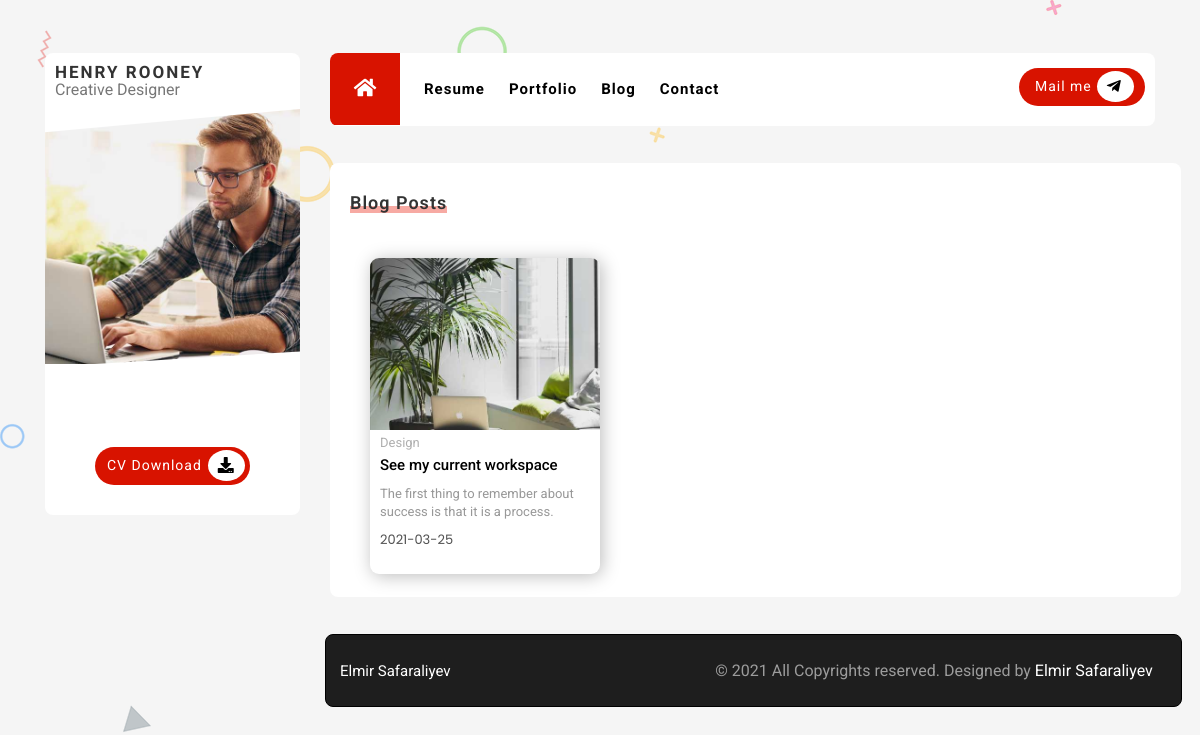
/blog, run on an earlier commit of the app's database.
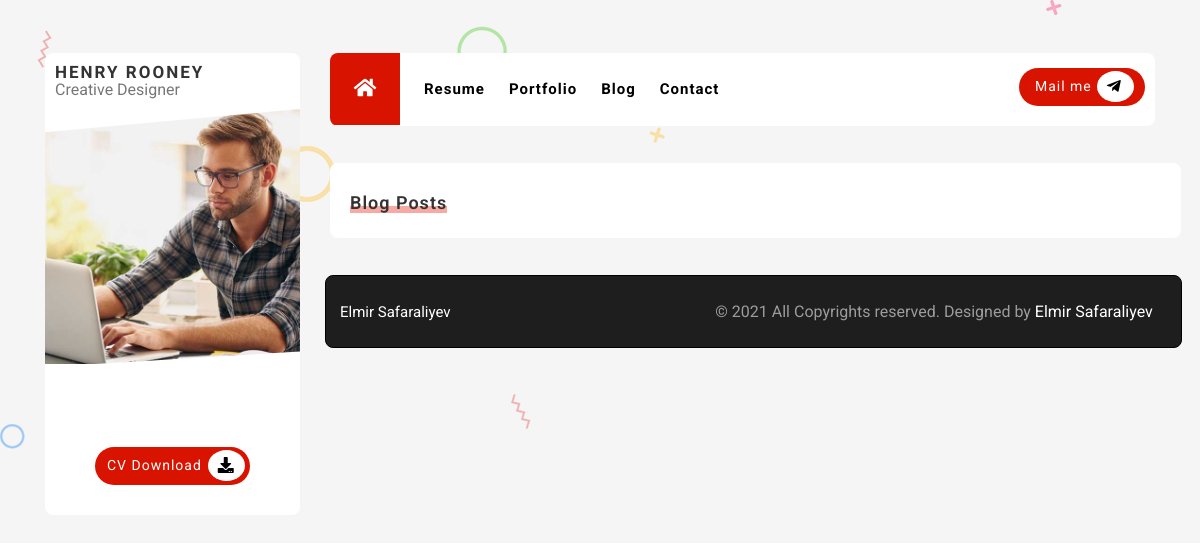
And on a later commit of the database.
### PROJECT/data.py (models this page shows)
class BlogPost(db.Model):
    __tablename__="BlogPost"
    id=db.Column(db.Integer,primary_key=True)
    url=db.Column(db.String(50))
    title=db.Column(db.String(50))
    subtitle=db.Column(db.String(50))
    img=db.Column(db.String(120))
    date=db.Column(db.Date)
    tag=db.Column(db.String(120))
    content=db.Column(db.Text)
    catagory_post=db.Column(db.Integer, db.ForeignKey('Catagory.id'))
    post_comment=db.relationship('Comments', backref='BlogPost', lazy=True)

class Catagory(db.Model):
    __tablename__="Catagory"
    id=db.Column(db.Integer,primary_key=True)
    name=db.Column(db.String(50))
    post_catagory=db.relationship('BlogPost', backref='catagory', lazy=True)

### PROJECT/mainroutes.py (the view)
@app.route('/blog')
def resume():
    blogpost=BlogPost.query.all()
    catagory=Catagory.query.all()
    return render_template('app/blogpage.html', blogpost=blogpost, catagory=catagory)

### PROJECT/templates/app/blogpage.html
{% extends "app/base.html" %}
{% block pages %}
<section class="blog" id="menu4" >
    <div class="divblog">
      <div class="blogheader">
        <span></span>
        <h1>Blog Posts</h1>
      </div>
      <div class="blogboxes">
        {% for blogpost in blogpost %}
        <a href="/blogpost/{{blogpost.url}}">
          <div class="blogbox">
            <img src="static/uploads/{{blogpost.img}}" alt="">
            <span class="blogcatagory">{{blogpost.catagory.name}}</span>
            <h1>{{blogpost.title}}</h1>
            <p>{{blogpost.subtitle}}</p>
            <span class="blogdate">{{blogpost.date}}</span>
          </div>
        </a>
        {% endfor %}
      </div>
    </div>
  </section>
{% endblock %}

### PROJECT/templates/app/base.html (shortened to what this page needs)
<!DOCTYPE html>
<html lang="en">
<head>
  <link rel="stylesheet" href="static/app/css/style.css">
  <link rel="stylesheet" href="static/app/css/grid.css">
  <link rel="stylesheet" href="static/app/css/resume.css">
  <link rel="stylesheet" href="static/app/css/contact.css">
  <link rel="stylesheet" href="static/app/css/portfolio.css">
  <link rel="stylesheet" href="static/app/css/grid2.css">
  <link rel="stylesheet" href="static/app/css/blog.css">
  <link rel="stylesheet" href="https://use.fontawesome.com/releases/v5.0.13/css/all.css"
>
  <link rel="stylesheet" href="https://cdnjs.cloudflare.com/ajax/libs/font-awesome/5.15.2/css/all.min.css">
  <link rel="stylesheet" href="https://cdnjs.cloudflare.com/ajax/libs/font-awesome/4.7.0/css/font-awesome.min.css">
  <link rel="stylesheet" href="https://cdn.jsdelivr.net/npm/bootstrap-icons@1.4.0/font/bootstrap-icons.css">
  <link rel="stylesheet" href="https://cdn.jsdelivr.net/npm/bootstrap-icons@1.4.0/font/bootstrap-icons.css">
  <link rel="stylesheet" href="https://cdnjs.cloudflare.com/ajax/libs/OwlCarousel2/2.3.4/assets/owl.carousel.min.css">
</head>
<body>
  <div class="container">
    <div class="row">
      <div class="col-3">
        <div class="profile">
          <div class="profile-name">
            <span class="name">
              HENRY ROONEY
            </span>
            <span class="job">
              Creative Designer
            </span>
          </div>
          <div class="profile-image">
            <img src="../../static/uploads/profile.jpg">
          </div>
          <div class="profile-info">
            <ul class="profileinfolist">
            </ul>
          </div>
          <div class="cvbutton">
            <div class="cvbuttonbox">
              <a class="cvdownload" href="">CV Download</a>
              <div class="downloadiconbox">
                <i class="fas fa-download dwiconbox"></i>
              </div>
            </div>
          </div>
        </div>
      </div>
      <div class="col-9">
        <div class="main">
          <nav>
            {% block menu %}
            <div class="row" id="menu">
              <div class="col-md-8 col-sm-8 col-xs-4" id="menumain">
                <ul class="menu-ul">
                  <li>
                    <a href="/">
                      <div class="homebutton" id="btn1">
                        <i class="fas fa-home"></i>
                      </div>
                    </a>
                  </li>
                  <li> <a class="li" id="btn2" href="/resume">Resume</a></li>
                  <li> <a class="li" id="btn3" href="/portfolio">Portfolio</a></li>
                  <li> <a class="li" id="btn4" href="/blog">Blog</a></li>
                  <li> <a class="li" id="btn5" href="/contact">Contact</a></li>
                </ul>
              </div>
              <div class="col-md-4 col-sm-4 col-xs-8 dynamic" id="social1">
                <div id="mail">
                  <div id="mailbox">
                    <a id="mailto" href="mailto: abc@example.com">Mail me</a>
                    <div id="mailiconbox">
                      <i id="mailicon" class="fab fa-telegram-plane"></i>
                    </div>
                  </div>
                </div>
              </div>
            </div>
            {% endblock %}
          </nav>
        </div>
        <div class="col-12">
          {% block pages %}
          {% endblock %}
          <div class="col-12">
            <div class="footer">
              <h1>Elmir Safaraliyev</h1>
              <h2>© 2021 All Copyrights reserved. Designed by <span>Elmir Safaraliyev</span></h2>
            </div>
          </div>
        </div>
      </div>
    </div>
  </div>
</body>
</html>

### PROJECT/static/app/css/style.css (style rules this page uses)
body { background-image: url(../img/bg.png) !important; background-color: #f5f5f5 !important; font-family: 'Roboto', sans-serif !important; }
.container { height: 1000px; padding-top: 53px; padding-left: 120px; padding-right: 120px; }
.profile { width: 100%; height: auto; margin: 0px; background-color: white; border-radius: 8px; }
.profile-name { line-height: 18px; padding: 10px; position: relative; }
.name { font-size: 1.063rem; color: #333333; font-weight: 700; line-height: 18px; letter-spacing: 2px; display: block; }
.job { font-size: 0.813; color: #777777; line-height: 18px; font-weight: 400; }
.profile-image { height: auto; width: 100%; overflow: hidden; clip-path: polygon(0 9%, 100% 0, 100% 94%, 0% 100%); }
.profile-info { position: relative; top: 10px; }
.profile-image img { width: 100%; height: 100%; }
.profileinfolist { font-size: 13px; padding-top: 40px; padding-left: 20px; padding-right: 10px; }
.cvbutton { padding-top: 40px; display: flex; justify-content: center; padding-bottom: 30px; }
.cvbuttonbox { width: 155px; height: 38px; letter-spacing: 1px; background-color: #d81300; border-radius: 45px; }
.downloadiconbox { display: inline; padding-top: 6px; padding-bottom: 6px; background-color: white; border-radius: 50%; Box-sizing: border-box; }
.dwiconbox { padding: 10px; }
.cvdownload { font-size: 14px; padding-bottom: 20px; line-height: 37px; padding-left: 12px; padding-right: 6px; display: inline; float: left; color: #ffffff; text-decoration: none; font-weight: 400; }
.menu-ul li { float: left; text-align: center; position: relative; height: 100%; }
.li { display: block; color: black; text-align: center; padding-left: 24px; text-decoration: none; font-size: 15px; font-weight: 700; line-height: 73px; letter-spacing: 1px; }
#menu { margin-left: 0px; background-color: white; width: 851px; border-radius: 8px; overflow: hidden; }
#menumain { padding: 0; position: relative; }
#social1 { padding-right: 10px; display: flex; justify-content: end; }
#mail { float: left; padding-top: 15px; margin-left: 22px; display: inline; }
#mailbox { width: 126px; height: 38px; letter-spacing: 1px; background-color: #d81300; border-radius: 45px; }
#mailiconbox { display: inline; padding-left: 0px; padding-top: 6px; padding-right: 2px; padding-bottom: 6px; background-color: white; border-radius: 50%; Box-sizing: border-box; }
#mailicon { padding: 10px; }
#mailto { font-size: 14px; padding-bottom: 20px; line-height: 37px; padding-left: 16px; padding-right: 5px; display: inline; float: left; color: #ffffff; text-decoration: none; font-weight: 400; }
.homebutton { background-color: #d81300; width: 70px; height: 72px; padding-top: 35%; font-size: 20px; }
.homebutton i { color: white; }
.footer { margin-top: 37px; margin-bottom: 100px; width: 112%; height: 73px; border: thin solid black; padding: 0; margin-left: -35px; border-radius: 8px; background-color: #1e1e1e; }
.footer h1,h2 { color: #ffffff; }
.footer h1 { display: inline; position: relative; top: 28px; left: 14px; font-size: 0.938rem; }
.footer h2 { text-align: right; padding-top: 12px; padding-right: 28px; color: #9c9c9c; }
.footer h2 span { color: white; }

### PROJECT/static/app/css/portfolio.css (style rules this page uses)
a { text-decoration: none; }

### PROJECT/static/app/css/grid2.css (style rules this page uses)
.col-3 { width: 25%; }
@media screen and (max-width: 1200px) { #menu { width: 100%; } }
@media screen and (max-width: 1200px) { .blog { width: 105%; } }
@media screen and (max-width: 1200px) { #mail { margin-left: 60px; } }

### PROJECT/static/app/css/blog.css (style rules this page uses)
.blog { margin-top: 37px; width: 107%; height: auto; border-radius: 8px; margin-left: -15px; background-color: white; padding-top: 30px; }
.divblog { margin-left: 20px; }
.blogheader { position: relative; display: inline-block; }
.blogheader span { background-color: #ea2c19; position: absolute; height: 7px; width: 100%; bottom: 0; opacity: 0.4; }
.blogheader h1 { font-size: 18px; font-weight: 600; position: relative; line-height: 20px; color: #333333; letter-spacing: 1px; }

What changed in the data, as far as the page shows it:
removed BlogPost: img (picture), catagory.name "Design", title "See my current workspace", subtitle "The first thing to remember about success is that it is a process.", date "2021-03-25"
